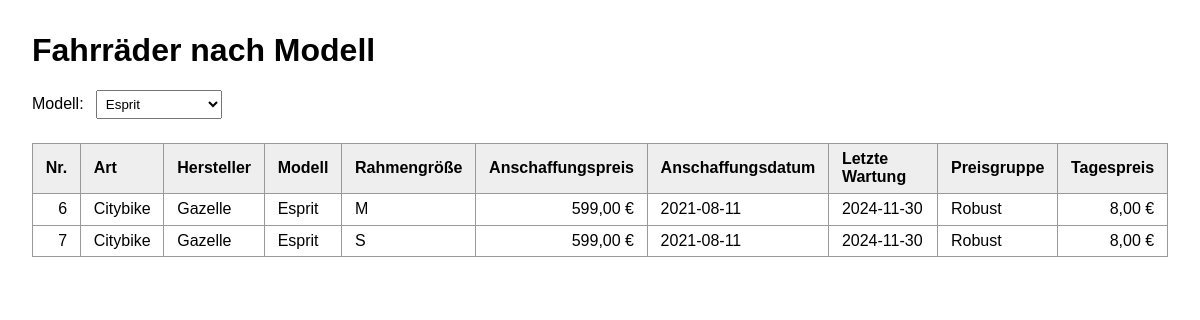
The page /index.php?modell=Esprit on the database its author committed.
### tables this page shows
CREATE TABLE Ihsan_Fahrrad (
    Fahrradnummer     INT UNSIGNED     NOT NULL AUTO_INCREMENT,
    Art               VARCHAR(30)      NOT NULL,
    Hersteller        VARCHAR(50)      NOT NULL,
    Modell            VARCHAR(50)      NOT NULL,
    Rahmengroesse     VARCHAR(10)      NOT NULL,
    Anschaffungspreis DECIMAL(8,2)     NOT NULL,
    Anschaffungsdatum DATE             NOT NULL,
    LetzteWartung     DATE,
    PreisgruppenNr    TINYINT UNSIGNED NOT NULL,
    PRIMARY KEY (Fahrradnummer),
    FOREIGN KEY (PreisgruppenNr) REFERENCES Ihsan_Preisgruppe (PreisgruppenNr)
);

CREATE TABLE Ihsan_Preisgruppe (
    PreisgruppenNr TINYINT UNSIGNED NOT NULL,
    Bezeichnung    VARCHAR(20)      NOT NULL,
    Tagespreis     DECIMAL(6,2)     NOT NULL,
    PRIMARY KEY (PreisgruppenNr)
);

### index.php (the view, shortened to what this page needs)
<?php
$mysqli = new mysqli(DB_HOST, DB_USER, DB_PASS, DB_NAME);
$mysqli->set_charset('utf8mb4');
$modelle = [];
$result = $mysqli->query('SELECT DISTINCT Modell FROM Ihsan_Fahrrad ORDER BY Modell');
while ($row = $result->fetch_assoc()) {
    $modelle[] = $row['Modell'];
}
$gewaehlt = $_GET['modell'] ?? '';
$fahrraeder = [];
if ($gewaehlt !== '') {
    $stmt = $mysqli->prepare(
        'SELECT f.Fahrradnummer, f.Art, f.Hersteller, f.Modell, f.Rahmengroesse,
                f.Anschaffungspreis, f.Anschaffungsdatum, f.LetzteWartung,
                p.Bezeichnung AS Preisgruppe, p.Tagespreis
         FROM Ihsan_Fahrrad f
         JOIN Ihsan_Preisgruppe p ON p.PreisgruppenNr = f.PreisgruppenNr
         WHERE f.Modell = ?
         ORDER BY f.Fahrradnummer'
    );
    $stmt->bind_param('s', $gewaehlt);
    $stmt->execute();
    $fahrraeder = $stmt->get_result()->fetch_all(MYSQLI_ASSOC);
}
function h(?string $s): string
{
    return htmlspecialchars($s ?? '', ENT_QUOTES, 'UTF-8');
}
?>
<!DOCTYPE html>
<html lang="de">
<head>
</head>
<body>
    <h1>Fahrräder nach Modell</h1>
    <form method="get">
        <label for="modell">Modell:</label>
        <select name="modell" id="modell" onchange="this.form.submit()">
            <?php foreach ($modelle as $m): ?>
                <option value="<?= h($m) ?>" <?= $m === $gewaehlt ? 'selected' : '' ?>><?= h($m) ?></option>
            <?php endforeach; ?>
        </select>
    </form>
    <?php if ($gewaehlt !== ''): ?>
        <?php if (count($fahrraeder) === 0): ?>
            <p>Keine Fahrräder zum Modell „<?= h($gewaehlt) ?>“ gefunden.</p>
        <?php else: ?>
            <table>
                <thead>
                    <tr>
                        <th>Nr.</th>
                        <th>Art</th>
                        <th>Hersteller</th>
                        <th>Modell</th>
                        <th>Rahmengröße</th>
                        <th>Anschaffungspreis</th>
                        <th>Anschaffungsdatum</th>
                        <th>Letzte Wartung</th>
                        <th>Preisgruppe</th>
                        <th>Tagespreis</th>
                    </tr>
                </thead>
                <tbody>
                    <?php foreach ($fahrraeder as $f): ?>
                        <tr>
                            <td class="num"><?= h($f['Fahrradnummer']) ?></td>
                            <td><?= h($f['Art']) ?></td>
                            <td><?= h($f['Hersteller']) ?></td>
                            <td><?= h($f['Modell']) ?></td>
                            <td><?= h($f['Rahmengroesse']) ?></td>
                            <td class="num"><?= number_format((float)$f['Anschaffungspreis'], 2, ',', '.') ?> €</td>
                            <td><?= h($f['Anschaffungsdatum']) ?></td>
                            <td><?= $f['LetzteWartung'] !== null ? h($f['LetzteWartung']) : '–' ?></td>
                            <td><?= h($f['Preisgruppe']) ?></td>
                            <td class="num"><?= number_format((float)$f['Tagespreis'], 2, ',', '.') ?> €</td>
                        </tr>
                    <?php endforeach; ?>
                </tbody>
            </table>
        <?php endif; ?>
    <?php endif; ?>
</body>
</html>

### index.php (style rules this page uses)
body { font-family: Arial, sans-serif; margin: 2rem; }
label { margin-right: .5rem; }
select { padding: .3rem; }
table { border-collapse: collapse; margin-top: 1.5rem; }
th, td { border: 1px solid #999; padding: .4rem .8rem; text-align: left; }
th { background: #eee; }
td.num { text-align: right; }

### rows shown on the page
ihsan_fahrrad: Fahrradnummer "6", Art "Citybike", Hersteller "Gazelle", Modell "Esprit", Rahmengroesse "M", Anschaffungspreis "599,00", Anschaffungsdatum "2021-08-11", LetzteWartung "2024-11-30", PreisgruppenNr.Bezeichnung "Robust", PreisgruppenNr.Tagespreis "8,00"
ihsan_fahrrad: Fahrradnummer "7", Art "Citybike", Hersteller "Gazelle", Modell "Esprit", Rahmengroesse "S", Anschaffungspreis "599,00", Anschaffungsdatum "2021-08-11", LetzteWartung "2024-11-30", PreisgruppenNr.Bezeichnung "Robust", PreisgruppenNr.Tagespreis "8,00"

### other values the page prints
form field modell "Esprit"
